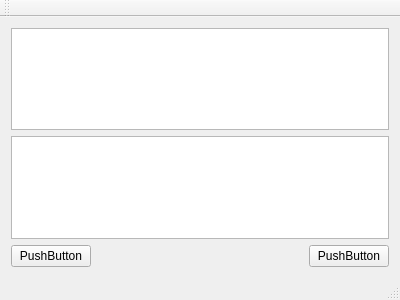
<?xml version="1.0" encoding="UTF-8"?>
<ui version="4.0">
 <class>ServerWidget</class>
 <widget class="QMainWindow" name="ServerWidget">
  <property name="geometry">
   <rect>
    <x>0</x>
    <y>0</y>
    <width>400</width>
    <height>300</height>
   </rect>
  </property>
  <property name="windowTitle">
   <string>ServerWidget</string>
  </property>
  <widget class="QWidget" name="centralWidget">
   <layout class="QGridLayout" name="gridLayout">
    <item row="0" column="0" colspan="3">
     <widget class="QTextEdit" name="textEditRead">
      <property name="readOnly">
       <bool>true</bool>
      </property>
     </widget>
    </item>
    <item row="1" column="0" colspan="3">
     <widget class="QTextEdit" name="textEditWrite"/>
    </item>
    <item row="2" column="0">
     <widget class="QPushButton" name="buttonSend">
      <property name="text">
       <string>PushButton</string>
      </property>
     </widget>
    </item>
    <item row="2" column="1">
     <spacer name="horizontalSpacer">
      <property name="orientation">
       <enum>Qt::Horizontal</enum>
      </property>
      <property name="sizeHint" stdset="0">
       <size>
        <width>175</width>
        <height>20</height>
       </size>
      </property>
     </spacer>
    </item>
    <item row="2" column="2">
     <widget class="QPushButton" name="buttonClose">
      <property name="text">
       <string>PushButton</string>
      </property>
     </widget>
    </item>
   </layout>
  </widget>
  <widget class="QMenuBar" name="menuBar">
   <property name="geometry">
    <rect>
     <x>0</x>
     <y>0</y>
     <width>400</width>
     <height>26</height>
    </rect>
   </property>
  </widget>
  <widget class="QToolBar" name="mainToolBar">
   <attribute name="toolBarArea">
    <enum>TopToolBarArea</enum>
   </attribute>
   <attribute name="toolBarBreak">
    <bool>false</bool>
   </attribute>
  </widget>
  <widget class="QStatusBar" name="statusBar"/>
 </widget>
 <layoutdefault spacing="6" margin="11"/>
 <resources/>
 <connections/>
</ui>
